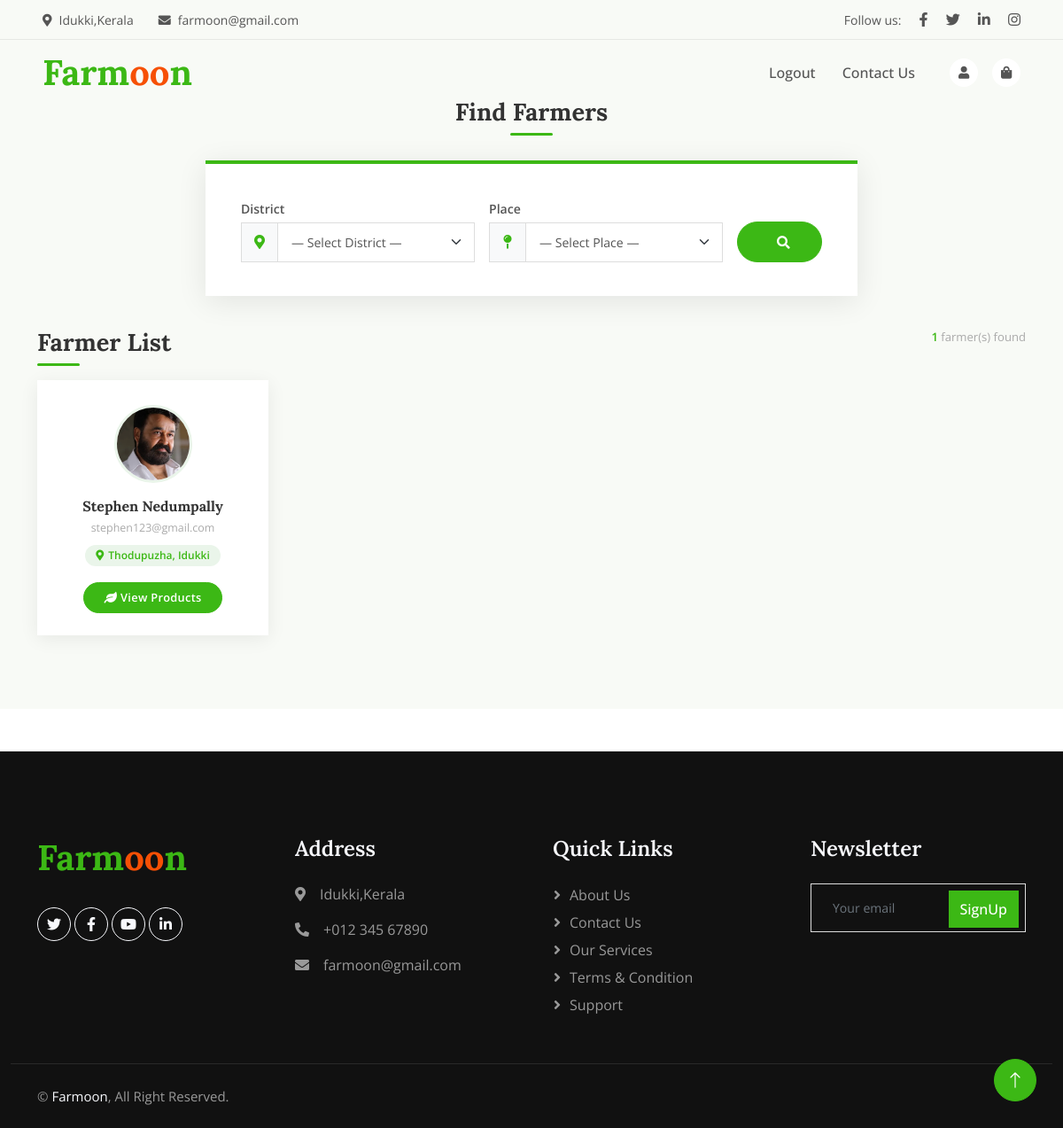
Page /User/ViewFarmers/ on the committed database.
### Guest/models.py (models this page shows)
class tbl_farmerregistration(models.Model):
    farmer_name= models.CharField(max_length=100)
    farmer_email= models.CharField(max_length=100)
    farmer_contact= models.CharField(max_length=100)
    farmer_address= models.CharField(max_length=100)
    farmer_photo= models.FileField(upload_to = 'Assets/User/Photos/')
    farmer_proof= models.FileField(upload_to = 'Assets/User/Photos/')
    farmer_password= models.CharField(max_length=100)
    farmer_status= models.IntegerField(default = 0)
    place_id= models.ForeignKey(tbl_place,on_delete=models.CASCADE,null=True,blank=True)

### Administrator/models.py (models this page shows)
class tbl_place(models.Model):
    place_name = models.CharField(max_length=30)
    district=models.ForeignKey(tbl_district,on_delete=models.CASCADE,null=True,blank=True)

class tbl_district(models.Model):
    district_name = models.CharField(max_length=100)

### User/views.py (the view)
# urls.py: path('ViewFarmers/',views.ViewFarmers,name="ViewFarmers"),
def ViewFarmers(request):
    districtdata=tbl_district.objects.all()
    farmerdata=tbl_farmerregistration.objects.filter(farmer_status=1)
    if request.method == 'POST':
        district=request.POST.get("sel_district")
        place=request.POST.get("sel_place")
        if district :
            farmer = tbl_farmerregistration.objects.filter(farmer_status=1,place_id__district=district)
        if place :
            farmer = tbl_farmerregistration.objects.filter(farmer_status=1,place_id=place)
        return render(request, "User/ViewFarmers.html", {'farmerdata': farmer,'districtdata':districtdata,})
    else:
        return render(request,'User/ViewFarmers.html',{'districtdata':districtdata,'farmerdata':farmerdata})

### User/Templates/User/ViewFarmers.html (shortened to what this page needs)
{% extends 'User/Head.html' %}
{% block content %}
<div class="page-wrapper">
    <div class="container">
        <div class="row justify-content-center wow fadeInUp" data-wow-delay="0.1s">
            <div class="col-lg-8">
                <h2 class="section-title centered text-center">Find Farmers</h2>
                <div class="form-card">
                    <form action="" method="post">
                        <div class="row g-3 align-items-end">
                            <div class="col-md-5">
                                <label class="form-label">District</label>
                                <div class="input-group">
                                    <span class="input-group-text"><i class="fa fa-map-marker-alt"></i></span>
                                    <select name="sel_district" id="sel_district" class="form-select" required>
                                        <option value="">— Select District —</option>
                                    </select>
                                </div>
                            </div>
                            <div class="col-md-5">
                                <label class="form-label">Place</label>
                                <div class="input-group">
                                    <span class="input-group-text"><i class="fa fa-map-pin"></i></span>
                                    <select name="sel_place" id="sel_place" class="form-select">
                                        <option value="">— Select Place —</option>
                                    </select>
                                </div>
                            </div>
                            <div class="col-md-2">
                                <button type="submit" class="btn btn-primary btn-search w-100">
                                    <i class="fa fa-search"></i>
                                </button>
                            </div>
                        </div>
                    </form>
                </div>
            </div>
        </div>
        {% if farmerdata %}
        <div class="wow fadeInUp" data-wow-delay="0.15s">
            <div class="d-flex align-items-center justify-content-between mb-3">
                <h2 class="section-title mb-0">Farmer List</h2>
                <div class="results-meta"><span>{{ farmerdata|length }}</span> farmer(s) found</div>
            </div>
            <div class="row g-4">
                {% for i in farmerdata %}
                <div class="col-lg-3 col-md-4 col-sm-6 wow fadeInUp" data-wow-delay="0.{% if forloop.counter <= 4 %}{{ forloop.counter }}{% else %}4{% endif %}s">
                    <div class="farmer-card">
                        <img src="{{ i.farmer_photo.url }}"
                             class="farmer-avatar" alt="{{ i.farmer_name }}">
                        <div class="farmer-name">{{ i.farmer_name }}</div>
                        <div class="farmer-email">{{ i.farmer_email }}</div>
                        <div class="farmer-location">
                            <i class="fa fa-map-marker-alt"></i>
                            {{ i.place_id.place_name }}, {{ i.place_id.district.district_name }}
                        </div>
                        <a href="{% url 'User:Viewproduct' i.id %}"
                           class="btn btn-primary btn-view">
                            <i class="fa fa-leaf me-1"></i>View Products
                        </a>
                    </div>
                </div>
                {% endfor %}
            </div>
        </div>
        {% else %}
        <div class="empty-state wow fadeInUp" data-wow-delay="0.1s">
            <i class="fa fa-users"></i>
            <p>No farmers found. Try selecting a different district or place.</p>
        </div>
        {% endif %}
    </div>
</div>
{% endblock content %}

### Guest/static/Main/css/style.css (style rules this page uses)
:root { --primary: #3CB815; --secondary: #F65005; --light: #F7F8FC; --dark: #111111; }
.btn { font-weight: 500; transition: .5s; }
.btn.btn-primary, .btn.btn-secondary, .btn.btn-outline-primary:hover, .btn.btn-outline-secondary:hover { color: #FFFFFF; }

### User/Templates/User/Head.html (style rules this page uses)
.page-wrapper { padding: 110px 0 60px; min-height: 100vh; background: #f8faf6; }

### User/Templates/User/ViewFarmers.html (style rules this page uses)
.page-wrapper { padding: 110px 0 60px; min-height: 100vh; background: #f8faf6; }
.section-title { font-family: 'Lora', serif; font-size: 1.7rem; font-weight: 700; color: #333; position: relative; padding-bottom: 10px; margin-bottom: 28px; }
.section-title.centered::after { left: 50%; transform: translateX(-50%); }
.section-title::after { content: ''; position: absolute; bottom: 0; left: 0; width: 48px; height: 3px; background: var(--bs-primary, #5cb85c); border-radius: 2px; }
.form-card { background: #fff; border-top: 4px solid var(--bs-primary, #5cb85c); box-shadow: 0 6px 32px rgba(0,0,0,0.09); border-radius: 0; padding: 38px 40px; margin-bottom: 36px; }
.form-label { font-family: 'Open Sans', sans-serif; font-weight: 600; color: #555; font-size: 0.88rem; margin-bottom: 5px; }
.form-control, .form-select { border-radius: 0; border: 1px solid #ddd; padding: 11px 15px; font-family: 'Open Sans', sans-serif; font-size: 0.88rem; transition: border-color 0.3s; }
.input-group-text { border-radius: 0; background: #f8f9fa; border: 1px solid #ddd; color: var(--bs-primary, #5cb85c); min-width: 42px; justify-content: center; }
.btn-search { border-radius: 50px; padding: 11px 44px; font-family: 'Open Sans', sans-serif; font-weight: 500; font-size: 0.92rem; letter-spacing: 0.4px; }
.farmer-card { background: #fff; box-shadow: 0 4px 20px rgba(0,0,0,0.07); border-bottom: 3px solid transparent; transition: transform 0.25s, box-shadow 0.25s, border-color 0.25s; padding: 28px 20px 22px; text-align: center; height: 100%; display: flex; flex-direction: column; align-items: center; }
.farmer-avatar { width: 88px; height: 88px; object-fit: cover; border-radius: 50%; border: 3px solid #eaf5ea; margin-bottom: 14px; transition: border-color 0.25s; }
.farmer-name { font-family: 'Lora', serif; font-size: 1rem; font-weight: 700; color: #333; margin-bottom: 4px; }
.farmer-email { font-family: 'Open Sans', sans-serif; font-size: 0.78rem; color: #aaa; margin-bottom: 10px; word-break: break-all; }
.farmer-location { display: inline-flex; align-items: center; gap: 5px; background: #eaf5ea; color: var(--bs-primary, #5cb85c); font-family: 'Open Sans', sans-serif; font-size: 0.75rem; font-weight: 600; padding: 3px 12px; border-radius: 50px; margin-bottom: 18px; }
.btn-view { border-radius: 50px; font-size: 0.80rem; font-family: 'Open Sans', sans-serif; padding: 7px 22px; font-weight: 600; letter-spacing: 0.3px; margin-top: auto; }
.results-meta { font-family: 'Open Sans', sans-serif; font-size: 0.82rem; color: #aaa; margin-bottom: 20px; }
.results-meta span { font-weight: 600; color: var(--bs-primary, #5cb85c); }

### rows in the picture
tbl_farmerregistration: farmer_photo (picture), farmer_name "Stephen Nedumpally", farmer_email "stephen123@gmail.com", place_id.place_name "Thodupuzha", place_id.district.district_name "Idukki"

### other values in the picture
{{ farmerdata|length }} "1"
